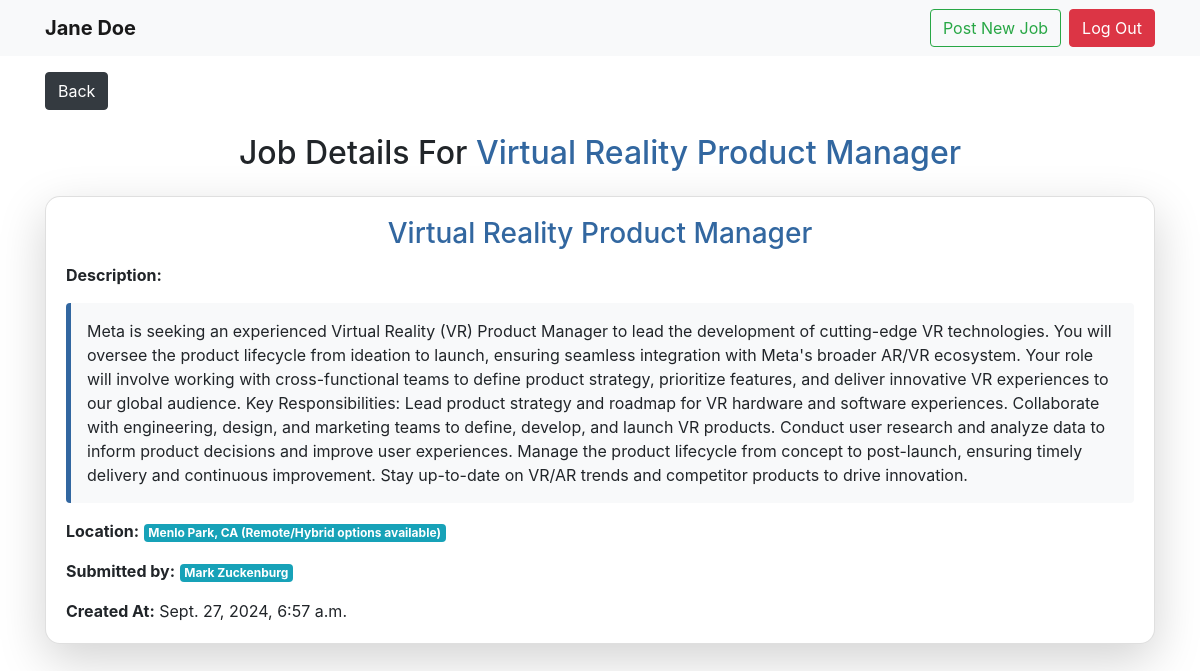
/jobs/3 (signed in), run on the app's committed database.
### main/models.py (models this page shows)
class User(models.Model):
    f_name = models.CharField(max_length=255)
    l_name = models.CharField(max_length=255)
    email = models.CharField(max_length=255)
    password = models.CharField(max_length=255)
    objects = UserManager()
    created_at = models.DateTimeField(auto_now_add=True)
    updated_at = models.DateTimeField(auto_now=True)

class Job(models.Model):
    title = models.CharField(max_length=255)
    description = models.CharField(max_length=255)
    location = models.CharField(max_length=255)
    submitted_by = models.ForeignKey(User, related_name = 'submitted_jobs', on_delete = models.CASCADE)
    created_at = models.DateTimeField(auto_now_add=True)
    updated_at = models.DateTimeField(auto_now=True)

### main/views.py (the view)
# urls.py: path('jobs/<int:job_id>', views.view_job),
def view_job(request, job_id):
    context = {
        'selected_job': Job.objects.get(id=job_id),
        'logged_in_user': User.objects.get(id=request.session['user_id'])
    }
    return render(request, 'view_job_details.html', context)

### main/templates/view_job_details.html (shortened to what this page needs)
<!DOCTYPE html>
<html lang="en">
<head>
    <link rel="stylesheet" href="https://stackpath.bootstrapcdn.com/bootstrap/4.5.2/css/bootstrap.min.css">
</head>
<nav class="navbar navbar-expand-lg navbar-light bg-light">
    <div class="container">
        <strong><a class="navbar-brand" href="#">{{ logged_in_user.f_name }} {{ logged_in_user.l_name }}</a></strong>
        <div class="d-flex">
            <a class="btn btn-outline-success mr-2" href="/jobs/new">Post New Job</a>
            <a class="btn btn-danger" href="/logout">Log Out</a>
        </div>
    </div>
</nav>
<body>
    <div class="container mt-3">
        <div class="d-flex justify-content-between">
            <a class="btn btn-dark" href="/dashboard">Back</a>
        </div>
        <h2 class="mt-4 text-center">Job Details For <span style="color: #3267a0;">{{ selected_job.title }}</span></h2>
        <div class="card mt-4 shadow-lg" style="border-radius: 15px;">
            <div class="card-body">
                <h3 class="card-title text-center" style="color: #3267a0;">{{ selected_job.title }}</h3>
                <p class="card-text"><strong>Description:</strong></p>
                <p class="bg-light p-3 rounded" style="border-left: 5px solid #3267a0;">{{ selected_job.description }}</p>
                <p class="card-text"><strong>Location:</strong> <span class="badge badge-info">{{ selected_job.location }}</span></p>
                <p class="card-text"><strong>Submitted by:</strong> <span class="badge badge-info">{{ selected_job.submitted_by.f_name }} {{ selected_job.submitted_by.l_name }}</span></p>
                <p class="card-text"><strong>Created At:</strong> <span >{{ selected_job.created_at }}</span></p>
            </div>
        </div>
        <br>
        <br>
</body>
</html>

### data on the page
User: f_name "Jane", l_name "Doe"
Job: title "Virtual Reality Product Manager", description "Meta is seeking an experienced Virtual Reality (VR) Product Manager to lead the development of cutting-edge VR technologies. You will oversee the product lifecycle from ideation to launch, ensuring seamless integration with Meta's broader AR/VR ecosystem. Your role will involve working with cross-functional teams to define product strategy, prioritize features, and deliver innovative VR experiences to our global audience. Key Responsibilities: Lead product strategy and roadmap for VR hardware and software experiences. Collaborate with engineering, design, and marketing teams to define, develop, and launch VR products. Conduct user research and analyze data to inform product decisions and…", location "Menlo Park, CA (Remote/Hybrid options available)", submitted_by.f_name "Mark", submitted_by.l_name "Zuckenburg", created_at "Sept. 27, 2024, 6:57 a.m."
